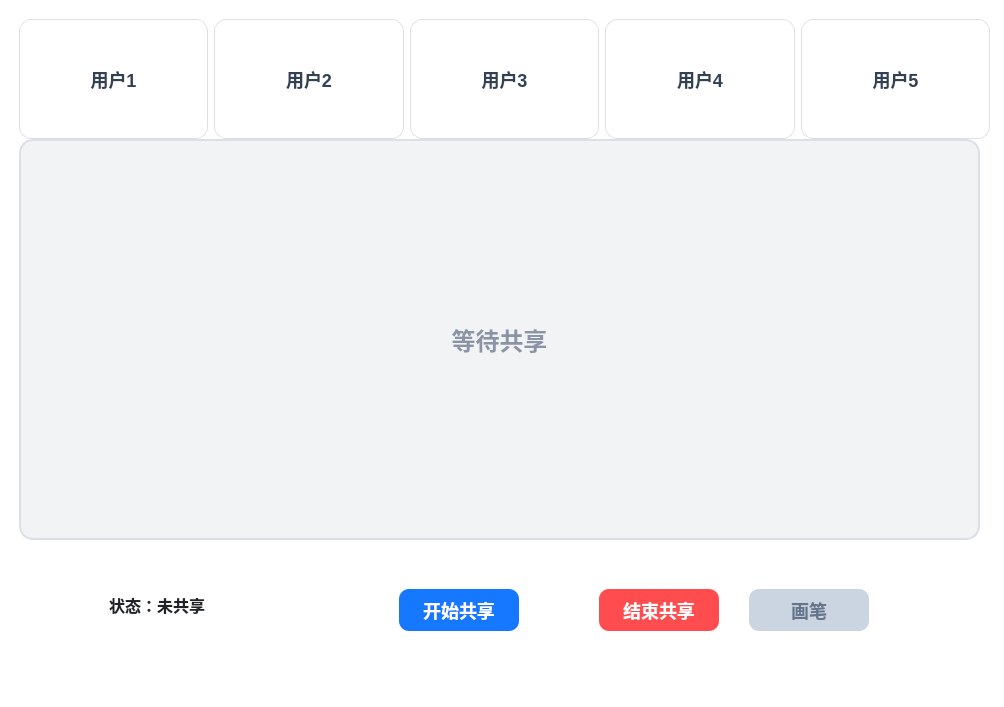
<?xml version="1.0" encoding="UTF-8"?>
<ui version="4.0">
 <class>MainWindow</class>
 <widget class="QMainWindow" name="MainWindow">
  <property name="geometry">
   <rect>
    <x>0</x>
    <y>0</y>
    <width>1004</width>
    <height>707</height>
   </rect>
  </property>
  <property name="minimumSize">
   <size>
    <width>720</width>
    <height>480</height>
   </size>
  </property>
  <property name="windowTitle">
   <string>局域网屏幕共享demo</string>
  </property>
  <property name="styleSheet">
   <string notr="true">QWidget {
    background-color: white;
    font-family: &quot;Microsoft YaHei&quot;;
    color: #1f2329;
}

QLabel#labelMainScreen {
    background-color: #f2f3f5;
    border: 2px solid #dcdfe6;
    border-radius: 14px;
    color: #8a94a6;
    font-size: 24px;
    font-weight: bold;
}

QLabel#labelSmall1,
QLabel#labelSmall2,
QLabel#labelSmall3,
QLabel#labelSmall4,
QLabel#labelSmall5 {
    background-color: #ffffff;
    border: 1px solid #dcdfe6;
    border-radius: 12px;
    font-size: 18px;
    font-weight: bold;
    color: #334155;
}

QLabel#labelStatus {
    font-size: 16px;
    font-weight: bold;
    color: #1f2329;
}

QPushButton {
    border: none;
    border-radius: 10px;
    font-size: 18px;
    font-weight: bold;
    min-width: 120px;
    min-height: 42px;
}

QPushButton#btnShare {
    background-color: #1677ff;
    color: white;
}

QPushButton#btnShare:hover {
    background-color: #4096ff;
}

QPushButton#btnEnd {
    background-color: #ff4d4f;
    color: white;
}

QPushButton#btnEnd:hover {
    background-color: #ff7875;
}

QPushButton#btnAnnotate {
    background-color: #22c55e;
    color: white;
}

QPushButton#btnAnnotate:hover {
    background-color: #4ade80;
}

QPushButton#btnAnnotate:disabled {
    background-color: #cbd5e1;
    color: #64748b;
}</string>
  </property>
  <widget class="QWidget" name="centralwidget">
   <layout class="QHBoxLayout" name="horizontalLayout_2">
    <item>
     <widget class="QWidget" name="widget" native="true">
      <widget class="QWidget" name="topUserArea" native="true">
       <property name="geometry">
        <rect>
         <x>10</x>
         <y>10</y>
         <width>971</width>
         <height>120</height>
        </rect>
       </property>
       <property name="minimumSize">
        <size>
         <width>0</width>
         <height>120</height>
        </size>
       </property>
       <property name="maximumSize">
        <size>
         <width>16777215</width>
         <height>150</height>
        </size>
       </property>
       <layout class="QHBoxLayout" name="horizontalLayout">
        <item>
         <widget class="QLabel" name="labelSmall1">
          <property name="text">
           <string>用户1</string>
          </property>
          <property name="alignment">
           <set>Qt::AlignmentFlag::AlignCenter</set>
          </property>
         </widget>
        </item>
        <item>
         <widget class="QLabel" name="labelSmall2">
          <property name="text">
           <string>用户2</string>
          </property>
          <property name="alignment">
           <set>Qt::AlignmentFlag::AlignCenter</set>
          </property>
         </widget>
        </item>
        <item>
         <widget class="QLabel" name="labelSmall3">
          <property name="text">
           <string>用户3</string>
          </property>
          <property name="alignment">
           <set>Qt::AlignmentFlag::AlignCenter</set>
          </property>
         </widget>
        </item>
        <item>
         <widget class="QLabel" name="labelSmall4">
          <property name="text">
           <string>用户4</string>
          </property>
          <property name="alignment">
           <set>Qt::AlignmentFlag::AlignCenter</set>
          </property>
         </widget>
        </item>
        <item>
         <widget class="QLabel" name="labelSmall5">
          <property name="text">
           <string>用户5</string>
          </property>
          <property name="alignment">
           <set>Qt::AlignmentFlag::AlignCenter</set>
          </property>
         </widget>
        </item>
       </layout>
      </widget>
      <widget class="QLabel" name="labelMainScreen">
       <property name="geometry">
        <rect>
         <x>10</x>
         <y>130</y>
         <width>961</width>
         <height>401</height>
        </rect>
       </property>
       <property name="minimumSize">
        <size>
         <width>800</width>
         <height>30</height>
        </size>
       </property>
       <property name="styleSheet">
        <string notr="true"/>
       </property>
       <property name="text">
        <string>等待共享</string>
       </property>
       <property name="alignment">
        <set>Qt::AlignmentFlag::AlignCenter</set>
       </property>
      </widget>
      <widget class="QWidget" name="bottomBar" native="true">
       <property name="geometry">
        <rect>
         <x>0</x>
         <y>550</y>
         <width>971</width>
         <height>80</height>
        </rect>
       </property>
       <property name="minimumSize">
        <size>
         <width>0</width>
         <height>70</height>
        </size>
       </property>
       <property name="maximumSize">
        <size>
         <width>16777215</width>
         <height>80</height>
        </size>
       </property>
       <widget class="QLabel" name="labelStatus">
        <property name="geometry">
         <rect>
          <x>100</x>
          <y>30</y>
          <width>191</width>
          <height>31</height>
         </rect>
        </property>
        <property name="text">
         <string>状态：未共享</string>
        </property>
       </widget>
       <widget class="QPushButton" name="btnShare">
        <property name="geometry">
         <rect>
          <x>390</x>
          <y>30</y>
          <width>120</width>
          <height>42</height>
         </rect>
        </property>
        <property name="minimumSize">
         <size>
          <width>120</width>
          <height>42</height>
         </size>
        </property>
        <property name="text">
         <string>开始共享</string>
        </property>
       </widget>
       <widget class="QPushButton" name="btnEnd">
        <property name="geometry">
         <rect>
          <x>590</x>
          <y>30</y>
          <width>120</width>
          <height>42</height>
         </rect>
        </property>
        <property name="minimumSize">
         <size>
          <width>120</width>
          <height>42</height>
         </size>
        </property>
        <property name="text">
         <string>结束共享</string>
        </property>
       </widget>
       <widget class="QPushButton" name="btnAnnotate">
        <property name="geometry">
         <rect>
          <x>740</x>
          <y>30</y>
          <width>120</width>
          <height>42</height>
         </rect>
        </property>
        <property name="minimumSize">
         <size>
          <width>120</width>
          <height>42</height>
         </size>
        </property>
        <property name="enabled">
         <bool>false</bool>
        </property>
        <property name="text">
         <string>画笔</string>
        </property>
       </widget>
      </widget>
     </widget>
    </item>
   </layout>
  </widget>
  <widget class="QMenuBar" name="menubar">
   <property name="geometry">
    <rect>
     <x>0</x>
     <y>0</y>
     <width>1004</width>
     <height>22</height>
    </rect>
   </property>
  </widget>
  <widget class="QStatusBar" name="statusbar"/>
 </widget>
 <resources/>
 <connections/>
</ui>
